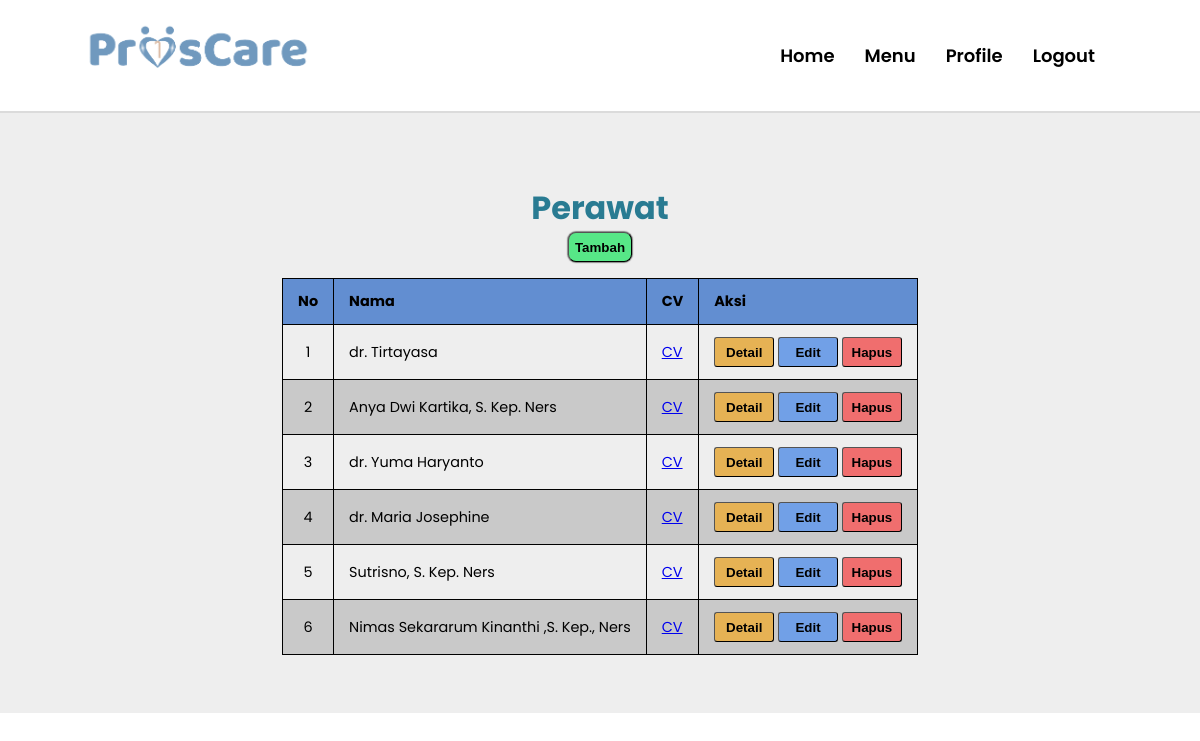
/admin/perawat/data_perawat.php (signed in), run on the app's committed database.
### tables this page shows
CREATE TABLE `perawat` (
  `id` int(255) NOT NULL,
  `nama` varchar(360) DEFAULT NULL,
  `username` varchar(360) NOT NULL,
  `password` varchar(15) NOT NULL,
  `email` varchar(360) NOT NULL,
  `no_telp` varchar(360) DEFAULT NULL,
  `photo` varchar(360) DEFAULT NULL,
  `cv` varchar(360) DEFAULT NULL,
  `id_admin` int(255) NOT NULL
);

### loginProscare/koneksi.php (called while the page is built, shortened)
<?php
$koneksi = mysqli_connect("localhost", "root", "", "proscare");
function query($query)
{
   global $koneksi;
   $result = mysqli_query($koneksi, $query);
   $rows = [];
   while ($row = mysqli_fetch_assoc($result)) {
      $rows[] = $row;
   }
   return $rows;
}
?>

### admin/perawat/data_perawat.php (the view, shortened to what this page needs)
<?php
require "../../loginProscare/koneksi.php";
$perawat = query("SELECT * FROM perawat");
foreach($perawat as $row){
    if($row['cv'] === ""){
        $cv = "no cv.pdf";
    }else{
        $cv = $row['cv'];
    }
}
?>
<!DOCTYPE html>
<html lang="en">
<head>
    <link rel="stylesheet" href="perawat.css">
</head>
<body>
    <div class="navbar">
        <a href="#"><img src="../assets/Menu/logo.png" alt="" style="height: 60px;"></a>
        <ul class="nav">
            <li><a href="../../customer/Homepage.php"> Home </a></li>
            <li><a href="../../admin/home/menuadmin.php"> Menu </a></li>
            <li><a href="../../Profile/profileAdmin.php"> Profile </a></li>
            <li><a href="../../loginProscare/logout.php"> Logout </a></li>
        </ul>
    </div>
    <div class="content">
        <div class="container">
            <h1 class="actor">Perawat</h1>
            <button onclick="window.location.href='tambah/tambah_perawat.php'" class="add-button">Tambah</button>
            <table>
                <thead>
                    <tr>
                        <th style="text-align: center;">No</th>
                        <th>Nama</th>
                        <th>CV</th>
                        <th>Aksi</th>
                    </tr>
                </thead>
                <tbody>
                    <?php $i=1; ?>
                    <?php foreach ($perawat as $row) : ?>
                    <tr>
                        <td style="text-align: center;"><?= $i ?></td>
                        <td><?= $row['nama'] ?></td>
                        <td><a href="../../Asset/cv/<?= $cv ?>">CV</a></td>
                        <td style="text-align: center;">
                            <a href="../perawat/detail_perawat.php?id=<?= $row['id'] ?>"><button class="detail-button">Detail</button></a>
                            <a href="../perawat/edit_perawat.php?id=<?= $row['id'] ?>"><button class="edit-button">Edit</button></a>
                            <a href="../../loginProscare/hapus.php?id=<?= $row['id']?>"><button class="delete-button">Hapus</button></a>
                        </td>
                    </tr>
                    <?php $i++; ?>
                    <?php endforeach; ?>
                </tbody>
            </table>
        </div>
    </div>
</body>
</html>

### admin/perawat/perawat.css (style rules this page uses)
body { margin: 0; padding: 0; font-family: "Poppins", serif; }
.navbar { position: relative; display: flex; padding: 20px 80px; justify-content: space-between; align-items: center; border-bottom: 2px solid #dbdbdb; }
.navbar ul { display: flex; float: left; list-style: none; padding: 6px 10px; }
.navbar ul li { padding: 0px 15px; }
.navbar a { font-size: large; font-weight: 520; color: black; text-decoration: none; }
.actor { margin-bottom: 0px; color: #297b92; }
.content { padding: 16px 0px; height: 500px; background-color: #eeeeee; align-items: center; }
.content .container { display: flex; flex-direction: column; align-items: center; }
.add-button { width: fit-content; height: 30px; margin-bottom: 16px; background-color: #57e787; border-width: 0.5px; border-radius: 8px; box-shadow: 0px 0px 1px 1px rgba(34, 34, 34, 0.5); font-weight: bold; }
.detail-button { width: 60px; height: 30px; background-color: rgb(230, 178, 84); border-width: 0.5px; border-radius: 3px; font-weight: bold; }
.edit-button { width: 60px; height: 30px; background-color: rgb(113, 160, 231); border-width: 0.5px; border-radius: 3px; font-weight: bold; }
.delete-button { width: 60px; height: 30px; background-color: rgb(240, 110, 110); border-width: 0.5px; border-radius: 3px; font-weight: bold; }
table, th, td { border: 1px solid black; }
table { border-collapse: collapse; margin-left: auto; margin-right: auto; min-width: 400px; font-size: 0.9em; }
table thead tr { background-color: #628ed1; text-align: left; }
table th, table td { padding: 12px 15px; }
table tbody tr:nth-of-type(even) { background-color: #c9c9c9; }
.content { padding: 50px 0px; height: 500px; background-color: #eeeeee; }

### data on the page
perawat: nama "dr. Tirtayasa"
perawat: nama "Anya Dwi Kartika, S. Kep. Ners"
perawat: nama "dr. Yuma Haryanto"
perawat: nama "dr. Maria Josephine"
perawat: nama "Sutrisno, S. Kep. Ners"
perawat: nama "Nimas Sekararum Kinanthi ,S. Kep., Ners"
